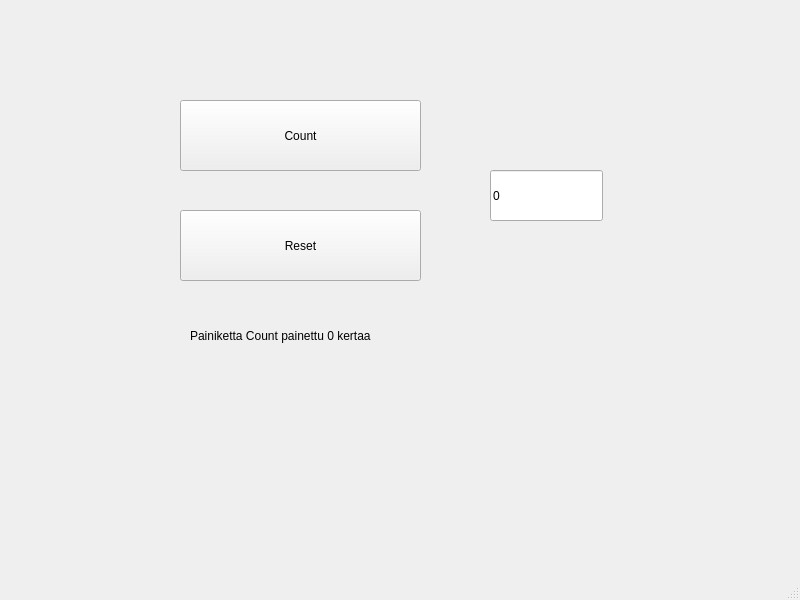
<?xml version="1.0" encoding="UTF-8"?>
<ui version="4.0">
 <class>MainWindow</class>
 <widget class="QMainWindow" name="MainWindow">
  <property name="geometry">
   <rect>
    <x>0</x>
    <y>0</y>
    <width>800</width>
    <height>600</height>
   </rect>
  </property>
  <property name="windowTitle">
   <string>MainWindow</string>
  </property>
  <widget class="QWidget" name="centralwidget">
   <widget class="QPushButton" name="btnCount">
    <property name="geometry">
     <rect>
      <x>180</x>
      <y>100</y>
      <width>241</width>
      <height>71</height>
     </rect>
    </property>
    <property name="text">
     <string>Count</string>
    </property>
   </widget>
   <widget class="QPushButton" name="btnReset">
    <property name="geometry">
     <rect>
      <x>180</x>
      <y>210</y>
      <width>241</width>
      <height>71</height>
     </rect>
    </property>
    <property name="text">
     <string>Reset</string>
    </property>
   </widget>
   <widget class="QLineEdit" name="txtResult">
    <property name="geometry">
     <rect>
      <x>490</x>
      <y>170</y>
      <width>113</width>
      <height>51</height>
     </rect>
    </property>
    <property name="text">
     <string>0</string>
    </property>
   </widget>
   <widget class="QLabel" name="labelInfo">
    <property name="geometry">
     <rect>
      <x>190</x>
      <y>320</y>
      <width>301</width>
      <height>31</height>
     </rect>
    </property>
    <property name="text">
     <string>Painiketta Count painettu 0 kertaa</string>
    </property>
   </widget>
  </widget>
  <widget class="QMenuBar" name="menubar">
   <property name="geometry">
    <rect>
     <x>0</x>
     <y>0</y>
     <width>800</width>
     <height>22</height>
    </rect>
   </property>
  </widget>
  <widget class="QStatusBar" name="statusbar"/>
 </widget>
 <resources/>
 <connections/>
</ui>
